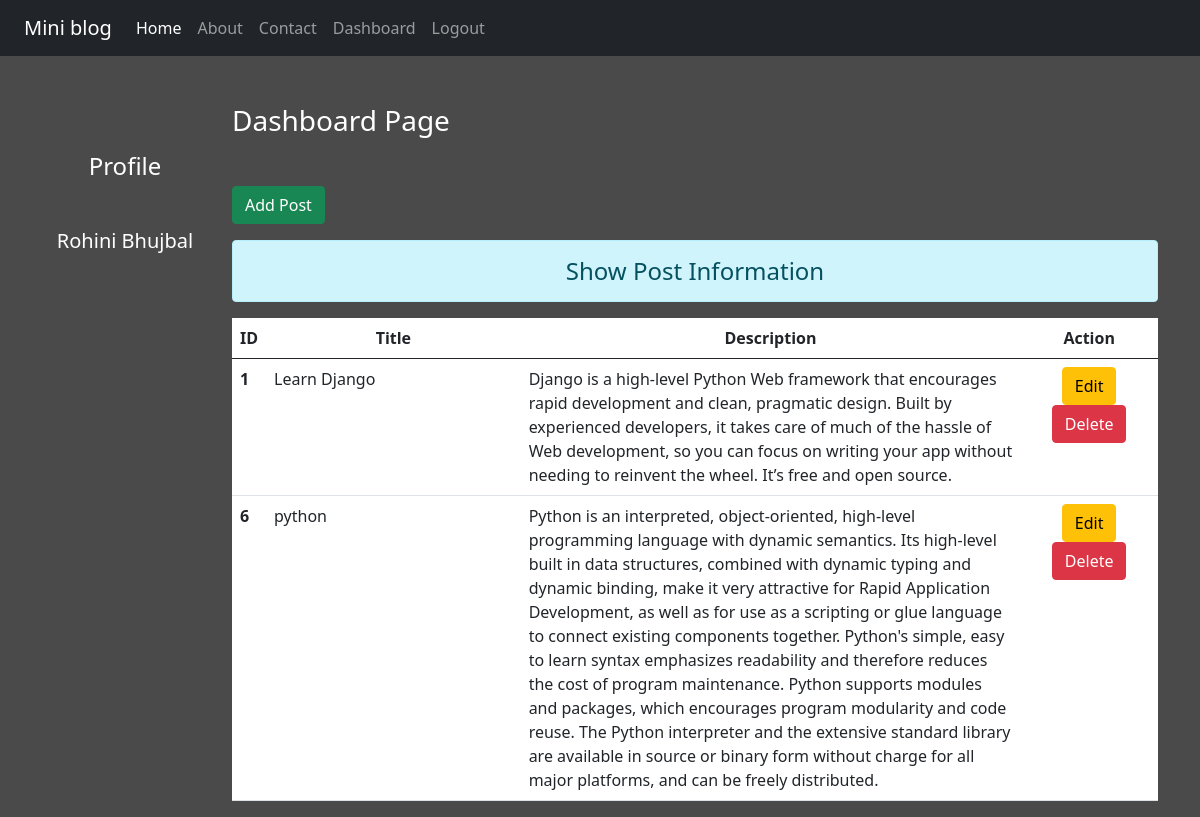
The page /dashboard/ (signed in) on the database its author committed.
### blog/models.py (models this page shows)
class Post(models.Model):
    title = models.CharField(max_length=150)
    desc = models.TextField()

### blog/views.py (the view)
# urls.py: path('dashboard/', views.dashboard,name='dashboard'),
def dashboard(request):
    if request.user.is_authenticated:
        posts = Post.objects.all()
        user = request.user
        full_name = user.get_full_name()
        grps = user.groups.all()
        return render(request,'blog/dashboard.html',{'posts':posts,'full_name':full_name,'groups':grps})
    else:
        return HttpResponseRedirect('/login/')

### blog/templates/blog/dashboard.html (shortened to what this page needs)
{% extends 'blog/base.html' %}
{% load static %}
{% block side %}
  <div class="col-sm-2 text-white my-5 text-center">
    <h4 class="my-5">Profile</h4>
      <h5>{{full_name}} </h5>
          </div>
{% endblock side %}
    {% block content %}
    <div class="col-sm-10">
    <h3 class="text-white my-5" > Dashboard Page </h3>
    <a href="{% url 'addpost' %}" class="btn btn-success">Add Post</a>
    <h4 class="text-center alert alert-info mt-3"> Show Post Information</h4>
    {% if posts %}
    <table class="table table-hover bg-white">
        <thead>
            <tr class="text-center">
                <th scope="col" style="width: 2% "> ID </th>
                <th scope="col" style="width: 28% "> Title </th>
                <th scope="col" style="width: 55% "> Description </th>
                <th scope="col" style="width: 15% "> Action </th>
            </tr>
        </thead>
        <tbody>
            {% for post in posts %}
            <tr>
                <th scope="row"> {{post.id}} </th>
                <td> {{post.title}} </td>
                <td>{{post.desc}} </td>
                <td class="text-center">
                    <a href="{% url 'updatepost' post.id %}" class="btn btn-warning btn-5m"> Edit </a>
                   {% if perms.blog.delete_post %}
                <form action="{% url 'deletepost' post.id %}" method="post" class="d-inline">
                    <input type="submit" class="btn btn-danger btn-5m" value="Delete">
                </form>
                    {% endif %}
            </td>
            </tr>
            {% endfor %}
        </tbody>
    </table>
    {% else %}
    <h4 class="text-center alert alert-warning"> No Records</h4>
    {% endif %}
    </div>
    {% endblock content %}

### blog/templates/blog/base.html (shortened to what this page needs)
<!DOCTYPE html>
{% load static %}
<html lang="en">
    <head>
        <link rel="stylesheet" href="{% static 'blog/css/bootstrap.css' %}">
        <link rel="stylesheet" href="{% static 'blog/css/style.css' %}">
    </head>
    <body>
        <div class="container-fluid bg-dark">
        {% include 'blog/navbar.html' %}
        </div>
        <div class="container">
          <div class="row">
              {% block side %}
              {% endblock side %}
              {% block content %}
              {% endblock content %}
          </div>
        </div>
    </body>
</html>

### blog/templates/blog/navbar.html (shortened to what this page needs)
<nav class="navbar navbar-expand-lg navbar-dark bg-dark">
    <div class="container-fluid">
      <a class="navbar-brand" href="#">Mini blog</a>
      <div class="collapse navbar-collapse" id="navbarNav">
        <ul class="navbar-nav">
          <li class="nav-item">
            <a class="nav-link active" aria-current="page" href="/">Home</a>
          </li>
          <li class="nav-item">
            <a class="nav-link" href="{%url 'about'%}">About</a>
          </li>
          <li class="nav-item">
            <a class="nav-link" href="{%url 'contact'%}">Contact</a>
          </li>
          {% if request.user.is_authenticated %}
          <li class="nav-item">
            <a class="nav-link" href="{%url 'dashboard'%}">Dashboard</a>
          </li>
          <li class="nav-item">
            <a class="nav-link" href="{%url 'logout'%}">Logout</a>
          </li>
          {% endif %}
        </ul>
      </div>
    </div>
  </nav>

### blog/static/blog/css/style.css (style rules this page uses)
body { background-color:rgb(75,74,74); color: antiquewhite; }

### rows shown on the page
Post: id "1", title "Learn Django", desc "Django is a high-level Python Web framework that encourages rapid development and clean, pragmatic design. Built by experienced developers, it takes care of much of the hassle of Web development, so you can focus on writing your app without needing to reinvent the wheel. It’s free and open source."
Post: id "6", title "python", desc "Python is an interpreted, object-oriented, high-level programming language with dynamic semantics. Its high-level built in data structures, combined with dynamic typing and dynamic binding, make it very attractive for Rapid Application Development, as well as for use as a scripting or glue language to connect existing components together. Python's simple, easy to learn syntax emphasizes readability and therefore reduces the cost of program maintenance. Python supports modules and packages, which encourages program modularity and code reuse. The Python interpreter and the extensive standard library are available in source or binary form without charge for all major platforms, and can be…"

### other values the page prints
{{ full_name }} "Rohini Bhujbal"
